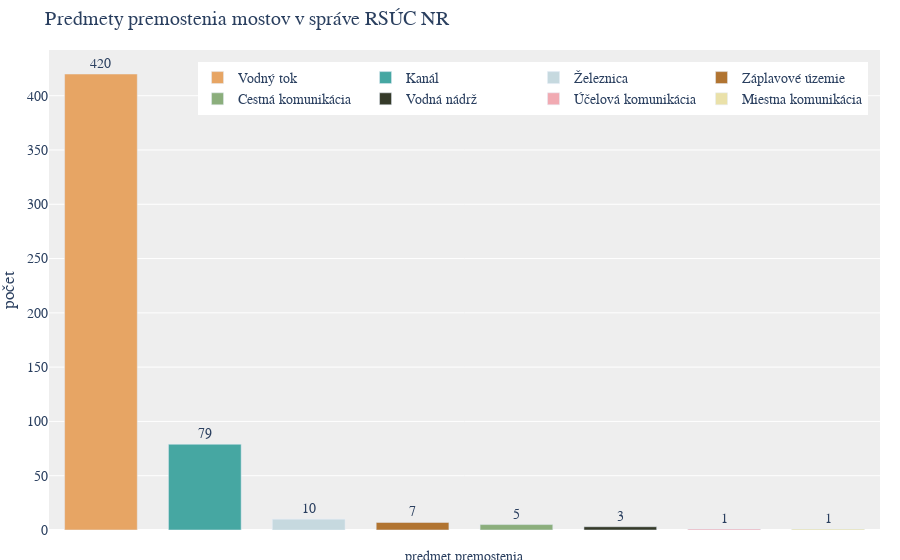

Write notebook code for a chart like this one.
### Code cell
import plotly.graph_objects as go

# Define the color palette
color_palette = ['#e7a564', '#46a7a2', '#c6d9df', '#b17431',
                 '#8bae7c', '#353a29', '#f1aab2', '#eae1a9',
                 '#c25469', '#2d505d'
                 ]

# Get the obstacle counts
obstacle_counts = filtered_bridges["Predmet_premostenia"].value_counts()

# Create a bar plot
fig = go.Figure()

# Add traces for each obstacle type, include the count as text, and set textposition to 'auto' for automatic placement
for obstacle, count, color in zip(obstacle_counts.index, obstacle_counts.values, color_palette):
    fig.add_trace(go.Bar(
        x=[obstacle],  # Set x to obstacle for vertical bars
        y=[count],
        name=obstacle,
        marker_color=color,
        text=[count],  # Add the count as text for each bar
        textposition='outside'  # Position the text outside of bars
    ))

# Update the layout with additional configurations
fig.update_layout(
    title="Predmety premostenia mostov v správe RSÚC NR",
    yaxis_title="počet",
    xaxis=dict(
        showticklabels=False
    ),
    plot_bgcolor='#EEEEEE',  # Set plot background color
    font=dict(family="Montserrat, sans-serif",
              size=14),  # Set font family and size
    legend=dict(
        orientation="h",  # Horizontal legend orientation
        yanchor="top",  # Anchor legend to the top
        y=0.975,  # Position the legend slightly above the plot
        xanchor="right",  # Anchor legend to the right
        x=0.985  # Align legend to the right
    ),
    margin=dict(l=0, r=20, t=50, b=30),  # Adjust margins for tight layout
    bargap=0.3,  # Increase the gap between bars for more space
)

# Add a custom x-axis label using annotations
fig.update_layout(
    annotations=[
        dict(
            x=0.5,  # x-coordinate position (0.5 for center)
            # y-coordinate position (-0.075 places it below the bars)
            y=-0.075,
            xref='paper',  # Use 'paper' for positioning relative to the plot area
            yref='paper',  # Use 'paper' for positioning relative to the plot area
            showarrow=False,  # Do not show an arrow
            text="predmet premostenia",  # The text you want as the x-axis label
            # Match the font size with the rest of the plot
            font=dict(family="Montserrat, sans-serif",
                      size=14),
        )
    ]
)

# Show the updated plot
fig.show()

### Figure 1 — Plotly figure (JSON) as saved in the notebook; plotly's stock layout.template omitted (floating-point values rounded to 4 significant figures)
{"data": [{"marker": {"color": "#e7a564"}, "name": "Vodný tok", "text": ["420"], "textposition": "outside", "type": "bar", "x": ["Vodný tok"], "y": [420]}, {"marker": {"color": "#46a7a2"}, "name": "Kanál", "text": ["79"], "textposition": "outside", "type": "bar", "x": ["Kanál"], "y": [79]}, {"marker": {"color": "#c6d9df"}, "name": "Železnica", "text": ["10"], "textposition": "outside", "type": "bar", "x": ["Železnica"], "y": [10]}, {"marker": {"color": "#b17431"}, "name": "Záplavové územie", "text": ["7"], "textposition": "outside", "type": "bar", "x": ["Záplavové územie"], "y": [7]}, {"marker": {"color": "#8bae7c"}, "name": "Cestná komunikácia", "text": ["5"], "textposition": "outside", "type": "bar", "x": ["Cestná komunikácia"], "y": [5]}, {"marker": {"color": "#353a29"}, "name": "Vodná nádrž", "text": ["3"], "textposition": "outside", "type": "bar", "x": ["Vodná nádrž"], "y": [3]}, {"marker": {"color": "#f1aab2"}, "name": "Účelová komunikácia", "text": ["1"], "textposition": "outside", "type": "bar", "x": ["Účelová komunikácia"], "y": [1]}, {"marker": {"color": "#eae1a9"}, "name": "Miestna komunikácia", "text": ["1"], "textposition": "outside", "type": "bar", "x": ["Miestna komunikácia"], "y": [1]}], "layout": {"annotations": [{"font": {"family": "Montserrat, sans-serif", "size": 14}, "showarrow": false, "text": "predmet premostenia", "x": 0.5, "xref": "paper", "y": -0.075, "yref": "paper"}], "bargap": 0.3, "font": {"family": "Montserrat, sans-serif", "size": 14}, "legend": {"orientation": "h", "x": 0.985, "xanchor": "right", "y": 0.975, "yanchor": "top"}, "margin": {"b": 30, "l": 0, "r": 20, "t": 50}, "plot_bgcolor": "#EEEEEE", "title": {"text": "Predmety premostenia mostov v správe RSÚC NR"}, "xaxis": {"showticklabels": false}, "yaxis": {"title": {"text": "počet"}}}}
